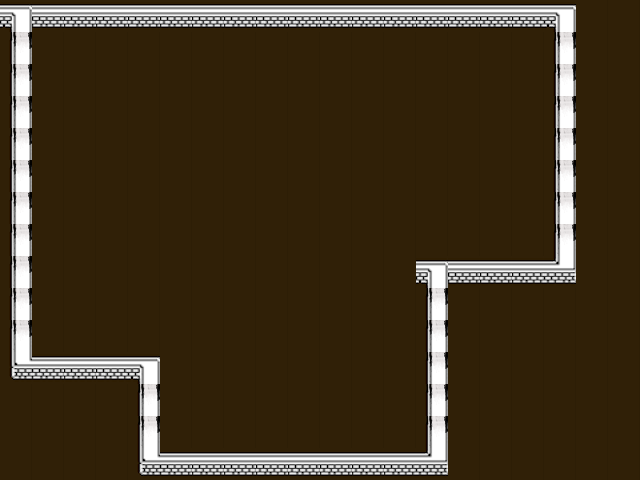

This game map was drawn from its Tiled (.tmx) file and the tilesets committed beside it. A one-line description and the full map source follow:
An orthogonal 20x15 tile map with 32x32 px tiles, 1 tile layer (Capa de Patrones 1), 4 tilesets.

<map version="1.2" tiledversion="1.3.1" orientation="orthogonal" renderorder="right-down" compressionlevel="0" width="20" height="15" tilewidth="32" tileheight="32" infinite="0" nextlayerid="2" nextobjectid="1">
 <tileset firstgid="1" source="bricks.tsx" />
 <tileset firstgid="36" name="lava" tilewidth="32" tileheight="32" tilecount="30" columns="5">
  <image source="../images/lpc_terrain/twosided/lava.png" width="160" height="192" />
 </tileset>
 <tileset firstgid="66" source="wheat.tsx" />
 <tileset firstgid="96" source="walls2.tsx" />
 <layer id="1" name="Capa de Patrones 1" width="20" height="15">
  <data encoding="csv">
109,100,100,100,100,100,100,100,100,100,100,100,100,100,100,100,100,109,107,107,
105,107,107,107,107,107,107,107,107,107,107,107,107,107,107,107,107,105,107,107,
105,107,107,107,107,107,107,107,107,107,107,107,107,107,107,107,107,105,107,107,
105,107,107,107,107,107,107,107,107,107,107,107,107,107,107,107,107,105,107,107,
105,107,107,107,107,107,107,107,107,107,107,107,107,107,107,107,107,105,107,107,
105,107,107,107,107,107,107,107,107,107,107,107,107,107,107,107,107,105,107,107,
105,107,107,107,107,107,107,107,107,107,107,107,107,107,107,107,107,105,107,107,
105,107,107,107,107,107,107,107,107,107,107,107,107,107,107,107,107,105,107,107,
105,107,107,107,107,107,107,107,107,107,107,107,107,109,100,100,100,101,107,107,
105,107,107,107,107,107,107,107,107,107,107,107,107,105,107,107,107,107,107,107,
105,107,107,107,107,107,107,107,107,107,107,107,107,105,107,107,107,107,107,107,
97,100,100,100,109,107,107,107,107,107,107,107,107,105,107,107,107,107,107,107,
107,107,107,107,105,107,107,107,107,107,107,107,107,105,107,107,107,107,107,107,
107,107,107,107,105,107,107,107,107,107,107,107,107,105,107,107,107,107,107,107,
107,107,107,107,97,100,100,100,100,100,100,100,100,101,107,107,107,107,107,107
</data>
 </layer>
</map>